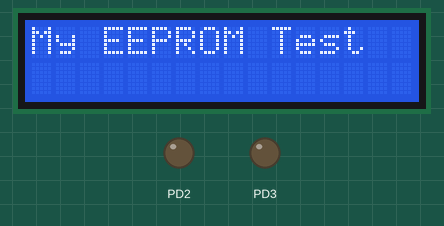
Recording of a program running on a simulated ATmega32, built with avr-gcc and emulated at 8 MHz. Shown: 16×2 character LCD, output pins drawn as LEDs (lit = HIGH). Wiring (inferred from the signals the program sends): character LCD (HD44780): RS PD0; E PD1; data PD4, PD5, PD6, PD7. EEPROM starts erased; pins used as bus, display or sensor lines are not drawn. At 0.1 s the program stops and its outputs stay as they are.

Above: at 0.2 s.

The program:

main.cpp
```cpp
/*
 * EEPROM.cpp
 *
 * Created: 2018/08/16 8:54:01 صـبـح
 * Author : Milad
 */

#define F_CPU 8000000UL

#include <avr/io.h>
#include <util/delay.h>
#include <string.h>
#include <avr/eeprom.h>
#include "Lcd 2x16.h"

Lcd_4_BitMode lcd;

int main(void)
{
	/*
	uint8_t ByteOfData;
	ByteOfData = 0x55;
	eeprom_update_byte((uint8_t *)64, ByteOfData);

	uint8_t value;
	value = eeprom_read_byte((const uint8_t *)64);
	lcd.LcdInit();
	lcd.LcdNum(value, hexadecimal);
	*/
	lcd.LcdInit();
	char yourString[15], myString[15] = "My EEPROM Test";
	memset(yourString, 0, 15);
	eeprom_busy_wait();
	eeprom_write_block(myString, 0, strlen(myString));
	eeprom_read_block(yourString, 0, strlen(myString));
	lcd.LcdString(yourString);
}
```

Lcd_2x16.cpp
```cpp
/*
 * IOComponents.cpp
 *
 * Created: 2018/07/08 9:08:49 صـبـح
 *  Author: Milad
 */


#include "Lcd 2x16.h"


void Lcd_8_BitMode::LcdCommand(unsigned char cmnd)
{
	LCD_Data_Port= cmnd;
	LCD_Command_Port &= ~(1 << RS);																			/* RS=0 command reg. */
	LCD_Command_Port &= ~(1 << RW);																			/* RW=0 Write operation */
	LCD_Command_Port |= (1 << EN);																			/* Enable pulse */
	_delay_us(1);
	LCD_Command_Port &= ~(1 << EN);
	_delay_ms(3);
}

void Lcd_8_BitMode::LcdInit (void)
{
		LCD_Command_Dir = 0xFF;																				/* Make LCD command port direction as o/p */
	 	LCD_Data_Dir = 0xFF;																				/* Make LCD data port direction as o/p */
	 	_delay_ms(20);																						/* LCD Power ON delay always >15ms */

		LcdCommand (0x38);																					/* Initialization of 16X2 LCD in 8bit mode */
	 	LcdCommand (0x0C);																					/* Display ON Cursor OFF */
	 	LcdCommand (0x06);																					/* Auto Increment cursor */
		LcdCommand (0x01);																					/* clear display */
	 	LcdCommand (0x80);																					/* Cursor at home position */
}

void Lcd_8_BitMode::LcdChar (unsigned char char_data)
{
	LCD_Data_Port = char_data;
	LCD_Command_Port |= (1 << RS);																			/* RS=1 Data reg. */
	LCD_Command_Port &= ~(1 << RW);																			/* RW=0 write operation */
	LCD_Command_Port |= (1 << EN);																			/* Enable Pulse */
	_delay_us(1);
	LCD_Command_Port &= ~(1 << EN);
	_delay_ms(1);																							/* Data write delay */
}

uint8_t Lcd_8_BitMode::LcdString (char *str)
{
	int i;
	for(i = 0 ; str[i] != 0; i++)																			/* Send each char of string till the NULL */
	{
		LcdChar (str[i]);
	}
	return i;
}

void Lcd_8_BitMode::LcdNum (uint16_t num, BaseWords base)
{
	char String[33];
	switch (base)
	{
		case binary:
		itoa(num, String, 2);
		break;
		case octal:
		itoa(num, String, 8);
		break;
		case decimal:
		itoa(num, String, 10);
		break;
		case hexadecimal:
		itoa(num, String, 16);
		LcdString("0x");
		break;
	}
	LcdString(String);
}

void Lcd_8_BitMode::LcdStringXy (unsigned char row, unsigned char pos, char *str)
{
	if (row == 0 && (pos < 16))
	LcdCommand((pos & 0x0F)|0x80);																			/* Command of first row and required position<16 */
	else if (row == 1 && (pos < 16))
	LcdCommand((pos & 0x0F)|0xC0);																			/* Command of first row and required position<16 */
	LcdString(str);																							/* Call LCD string function */
}

void Lcd_8_BitMode::LcdGoXy (unsigned char row, unsigned char pos)
{
	if (row == 0 && (pos < 16))
	LcdCommand((pos & 0x0F)|0x80);																			/* Command of first row and required position<16 */
	else if (row == 1 && (pos < 16))
	LcdCommand((pos & 0x0F)|0xC0);																			/* Command of first row and required position<16 */
}

void Lcd_8_BitMode::LcdClear()
{
	LcdCommand (0x01);																						/* clear display */
	LcdCommand (0x80);																						/* cursor at home position */
}

void Lcd_8_BitMode::LcdCustomChar (unsigned char loc, unsigned char *msg)
{
	unsigned char i;
	if(loc < 8)
	{
		LcdCommand (0x40 + (loc * 8));																		/* Command 0x40 and onwards forces the device to point CGRAM address */
		for(i = 0 ; i < 8 ; i++)																			/* Write 8 byte for generation of 1 character */
		LcdChar(msg[i]);
	}
}


void Lcd_4_BitMode::LcdCommand( unsigned char cmnd )
{
	LCD_Port = (LCD_Port & 0x0F) | (cmnd & 0xF0);															/* sending upper nibble */
	LCD_Port &= ~ (1<<RS);																					/* RS=0, command reg. */
	LCD_Port |= (1<<EN);																					/* Enable pulse */
	_delay_us(1);
	LCD_Port &= ~ (1<<EN);

	_delay_us(200);

	LCD_Port = (LCD_Port & 0x0F) | (cmnd << 4);																/* sending lower nibble */
	LCD_Port |= (1<<EN);
	_delay_us(1);
	LCD_Port &= ~ (1<<EN);
	_delay_ms(2);
}

void Lcd_4_BitMode::LcdChar( unsigned char data )
{
	LCD_Port = (LCD_Port & 0x0F) | (data & 0xF0);															/* sending upper nibble */
	LCD_Port |= (1<<RS);																					/* RS=1, data reg. */
	LCD_Port|= (1<<EN);
	_delay_us(1);
	LCD_Port &= ~ (1<<EN);
	_delay_us(200);
	LCD_Port = (LCD_Port & 0x0F) | (data << 4);																/* sending lower nibble */
	LCD_Port |= (1<<EN);
	_delay_us(1);
	LCD_Port &= ~ (1<<EN);
	_delay_ms(2);
}

void Lcd_4_BitMode::LcdInit (void)
{
	LCD_Dir = 0xFF;																							/* Make LCD port direction as o/p */
	_delay_ms(20);																							/* LCD Power ON delay always >15ms */

	LcdCommand(0x02);																						/* send for 4 bit initialization of LCD  */
	LcdCommand(0x28);																					    /* 2 line, 5*7 matrix in 4-bit mode */
	LcdCommand(0x0c);																				        /* Display on cursor off*/
	LcdCommand(0x06);																						/* Increment cursor (shift cursor to right)*/
	LcdCommand(0x01);																					    /* Clear display screen*/
	_delay_ms(2);
}

uint8_t Lcd_4_BitMode::LcdString (char *str)
{
	int i;
	for(i = 0 ; str[i] != 0; i ++)																			/* Send each char of string till the NULL */
	{
		LcdChar (str[i]);
	}
	return i;
}

void Lcd_4_BitMode::LcdNum (uint16_t num, BaseWords base)
{
	char String[33];
	switch (base)
	{
		case binary:
		itoa(num, String, 2);
		break;
		case octal:
		itoa(num, String, 8);
		break;
		case decimal:
		itoa(num, String, 10);
		break;
		case hexadecimal:
		itoa(num, String, 16);
		LcdString("0x");
		break;
	}
	LcdString(String);
}

void Lcd_4_BitMode::LcdStringXy (unsigned char row,unsigned char pos, char *str)
{
	if (row == 0 && pos<16)
	LcdCommand((pos & 0x0F)|0x80);																			/* Command of first row and required position<16 */
	else if (row == 1 && pos<16)
	LcdCommand((pos & 0x0F)|0xC0);																			/* Command of first row and required position<16 */
	LcdString(str);																							/* Call LCD string function */
}

void Lcd_4_BitMode::LcdGoXy (unsigned char row,unsigned char pos)
{
	if (row == 0 && pos<16)
	LcdCommand((pos & 0x0F)|0x80);																			/* Command of first row and required position<16 */
	else if (row == 1 && pos<16)
	LcdCommand((pos & 0x0F)|0xC0);																			/* Command of first row and required position<16 */
}

void Lcd_4_BitMode::LcdClear()
{
	LcdCommand (0x01);																						/* Clear display */
	_delay_ms(2);
	LcdCommand (0x80);																						/* Cursor at home position */
}

void Lcd_4_BitMode::LcdCustomChar (unsigned char loc, unsigned char *msg)
{
	unsigned char i;
	if(loc < 8)
	{
		LcdCommand (0x40 + (loc * 8));																		/* Command 0x40 and onwards forces the device to point CGRAM address */
		for(i = 0 ; i < 8 ; i++)																			/* Write 8 byte for generation of 1 character */
		LcdChar(msg[i]);
	}
}
```

Lcd_2x16.h
```cpp
/*
 * IOComponents.h
 *
 * Created: 2018/07/08 9:09:12 صـبـح
 *  Author: Milad
 */

#ifndef LCD 2X16_H_
#define LCD 2X16_H_

#include <stdlib.h>
#include <util/delay.h>
#include <avr/io.h>

//LCD 2*16 Alphabet Commands define
#define GoSecondLine 0xc0
#define CursorAtHomePosition 0x80
#define ShiftEntireRight 0x18
#define ShiftEntireLeft 0x1C
#define FuncSet_8_Bit 0x38
#define EntryMode 0x06
#define	DisplayOff_CursorOff 0x08																		/* clearing display without clearing DDRAM content*/
#define DisplayOn_CursorOn 0x0E
#define DisplayOn_CursorOff 0x0C
#define DisplayOn_CursorBlinking 0x0F
#define MoveCursorLeftByOneCharacter 0x10
#define MoveCursorRighttByOneCharacter 0x14
#define ClearDisplay 0x01																				/* also clear DDRAM content*/
// Set DDRAM address or cursor position on display	0x80 + address*
// Set CGRAM address or set pointer to CGRAM location	0x40 + address**

#define RS PD0																							/* Define Register Select signal pin */
#define RW PC1																							/* Define Read/Write signal pin */
#define EN PD1																							/* Define Enable signal pin */


enum BaseWords{
	decimal, binary,
	octal, hexadecimal,
	};


class CustomCharacters
{
	public:


	unsigned char Alef[8] = {
		0x01,
		0x1F,
		0x10,
		0x04,
		0x04,
		0x04,
		0x04,
		0x04
	};
	unsigned char Be[8] = {
		0x00,
		0x00,
		0x00,
		0x11,
		0x1F,
		0x00,
		0x04,
		0x00
	};
	unsigned char Pe[8] = {
		0x00,
		0x00,
		0x11,
		0x1F,
		0x00,
		0x0A,
		0x04,
		0x00
	};
	unsigned char Te[8] =  {
		0x00,
		0x00,
		0x00,
		0x0A,
		0x00,
		0x11,
		0x1F,
		0x00
	};


	};

class Lcd_8_BitMode
{

	#define LCD_Data_Dir DDRB																			/* Define LCD data port direction */
	#define LCD_Command_Dir DDRC																		/* Define LCD command port direction register */
	#define LCD_Data_Port PORTB																			/* Define LCD data port */
	#define LCD_Command_Port PORTC																		/* Define LCD data port */

	public:

	void LcdCommand(unsigned char cmnd);

	void LcdInit (void);

	void LcdChar (unsigned char char_data);

	uint8_t LcdString (char *str);

	void LcdNum (uint16_t num, BaseWords base);

	void LcdStringXy (unsigned char row,unsigned char pos,char *str);

	void LcdGoXy (unsigned char row,unsigned char pos);

	void LcdClear();

	void LcdCustomChar (unsigned char loc, unsigned char *msg);

	};

class Lcd_4_BitMode
{

	#define LCD_Dir  DDRD																				/* Define LCD data port direction */
	#define LCD_Port PORTD																				/* Define LCD data port */

	public:

	void LcdCommand( unsigned char cmnd );

	void LcdChar( unsigned char data );

	void LcdInit (void);

	uint8_t LcdString (char *str);

	void LcdNum (uint16_t num, BaseWords base);

	void LcdStringXy (unsigned char row,unsigned char pos,char *str);

	void LcdGoXy (unsigned char row,unsigned char pos);

	void LcdClear();

	void LcdCustomChar (unsigned char loc, unsigned char *msg);

	};


#endif /* LCD 2X16_H_ */
```
